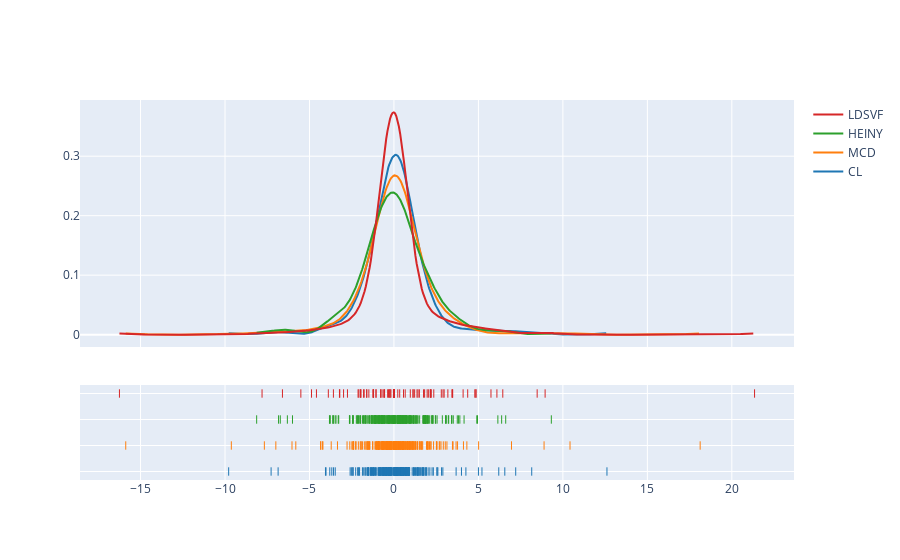

Here is the notebook cell this chart was saved with:
### Code cell
import seaborn as sns 

sns.set()
df3_returns = df3_returns.fillna(0)
print(df3_returns.head())





data_consumer = []

for i in df3_returns.columns:
    data_consumer.append(df3_returns[i].values)

color_list = [color_dict.get(x, _) for x in pf3.columns]
#df3_returns.plot(kind='kde',color=color_list, figsize=(8,8))

fig = ff.create_distplot(data_consumer, df3_returns.columns, show_hist=False)
fig.show()

### Figure 1 — Plotly figure (JSON) as saved in the notebook; plotly's stock layout.template omitted (floating-point values rounded to 4 significant figures; data arrays with more than 128 entries replaced by an {"elided": "..."} marker saying what was removed)
{"data": [{"legendgroup": "CL", "marker": {"color": "rgb(31, 119, 180)"}, "mode": "lines", "name": "CL", "showlegend": true, "type": "scatter", "x": {"elided": "500 float values"}, "xaxis": "x", "y": {"elided": "500 float values"}, "yaxis": "y"}, {"legendgroup": "MCD", "marker": {"color": "rgb(255, 127, 14)"}, "mode": "lines", "name": "MCD", "showlegend": true, "type": "scatter", "x": {"elided": "500 float values"}, "xaxis": "x", "y": {"elided": "500 float values"}, "yaxis": "y"}, {"legendgroup": "HEINY", "marker": {"color": "rgb(44, 160, 44)"}, "mode": "lines", "name": "HEINY", "showlegend": true, "type": "scatter", "x": {"elided": "500 float values"}, "xaxis": "x", "y": {"elided": "500 float values"}, "yaxis": "y"}, {"legendgroup": "LDSVF", "marker": {"color": "rgb(214, 39, 40)"}, "mode": "lines", "name": "LDSVF", "showlegend": true, "type": "scatter", "x": {"elided": "500 float values"}, "xaxis": "x", "y": {"elided": "500 float values"}, "yaxis": "y"}, {"legendgroup": "CL", "marker": {"color": "rgb(31, 119, 180)", "symbol": "line-ns-open"}, "mode": "markers", "name": "CL", "showlegend": false, "type": "scatter", "x": {"elided": "249 float values"}, "xaxis": "x", "y": {"elided": "249 str values"}, "yaxis": "y2"}, {"legendgroup": "MCD", "marker": {"color": "rgb(255, 127, 14)", "symbol": "line-ns-open"}, "mode": "markers", "name": "MCD", "showlegend": false, "type": "scatter", "x": {"elided": "249 float values"}, "xaxis": "x", "y": {"elided": "249 str values"}, "yaxis": "y2"}, {"legendgroup": "HEINY", "marker": {"color": "rgb(44, 160, 44)", "symbol": "line-ns-open"}, "mode": "markers", "name": "HEINY", "showlegend": false, "type": "scatter", "x": {"elided": "249 float values"}, "xaxis": "x", "y": {"elided": "249 str values"}, "yaxis": "y2"}, {"legendgroup": "LDSVF", "marker": {"color": "rgb(214, 39, 40)", "symbol": "line-ns-open"}, "mode": "markers", "name": "LDSVF", "showlegend": false, "type": "scatter", "x": {"elided": "249 float values"}, "xaxis": "x", "y": {"elided": "249 str values"}, "yaxis": "y2"}], "layout": {"barmode": "overlay", "hovermode": "closest", "legend": {"traceorder": "reversed"}, "xaxis": {"anchor": "y2", "domain": [0, 1], "zeroline": false}, "yaxis": {"anchor": "free", "domain": [0.35, 1], "position": 0}, "yaxis2": {"anchor": "x", "domain": [0, 0.25], "dtick": 1, "showticklabels": false}}}
